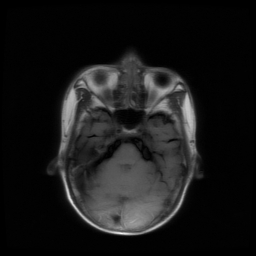
%> input picture digitalImage/size256256/IMG-0001-00001.jpg, 256 x 256 px
$ octave test.m   (GNU Octave 9; MATLAB toolbox functions it lacks are replaced by stand-ins)
%> lines starting %> are read from the running program, lines starting %| are printed output that depends on the picture; in (x1, y1, x2, y2) boxes, pixels count from 0 and x2, y2 are one past the last pixel; in counts of white or black regions, pixels touching at a corner belong together; the program's own positions count from 1
### src/chaoticsmap/ChaoticMap.m
function [sx, ax] = ChaoticMap(len)
    r = 3.95;
    x0 = 0.12; % init value from 0 to 1
    N = 5; % interations
    % number generation
    x = zeros(len,1,'double');
    x(1) = x0;
    for j = 2:len
        y = zeros(1,N,'double');
        y(1) = x(j-1);
        for i = 2:N
            y(i) = r*y(i-1)*(1-y(i-1));
        end
        x(j) = y(N);
    end
    [sx, ax] = sort(x);
end

### src/chaoticsmap/SplitBitPlane.m
function result = SplitBitPlane(pos,matrix)
% matrix: ma tran 8 bit can tach
% pos: vi tri bit can tach
% result: mang (1, 2^18)
   [H, W] = size(matrix);
   result = zeros(H,W);
   for i = 1:H
       for j = 1:W
           result(i,j) = bitand(matrix(i,j), 2^(pos-1));
           result(i,j) = bitshift(result(i,j), -pos+1);
       end
   end
   result = reshape(result', [1,H*W]);
   for i = 1:H*W
       if(result(i) > 1)
           disp('fail');
           disp(i);
           disp(result(i));
           break
       end
   end
end

### src/chaoticsmap/Add2BitPlane.m
function stegoChannel = Add2BitPlane(channel, plane1, plane2);
% Channel: R,G,B
% plane11: LSB
% plane2: 2nd bits
    [H, W] = size(channel);
    stegoChannel = channel;
    for i = 1:H
        for j = 1:W
            bitsAdd = bitshift(plane2(i,j),1) + plane1(i,j);
            stegoChannel(i,j) = bitand(channel(i,j),252)+ bitsAdd;
        end
    end
end

### src/AES256/capacity.m
function y = capacity(a)
    [r,c] = size(a);
    cap = 0;
    for x = 0:2:r-1
        for y = 0:2:c-1

            g = a(1+x:2+x,1+y:2+y);
            g = double(g);
            d0 = g(1,2)-g(1,1);
            d1 = g(2,1)-g(1,1);
            d2 = g(2,2)-g(1,1);
            lk = [0 8 16 32 64 128];
            uk = [7 15 31 63 127 255 ];
            d = [d0 d1 d2];
            d = abs(d);
            emb = zeros(1,3);
            for z = 1:3
                for i = 1:1:6
                    if (d(z) >= lk(i) && d(z) <= uk(i))
                        w = uk(i) - lk(i) + 1;
                        t = log2(w);
                        emb(z) = t;

                    end
                end
            end
            if((emb(1)>=5 && emb(2)>=4) || (emb(1)<5 && emb(3)>=6))
                d00 = g(1,2)-g(1,1);
                d01 = g(2,2)-g(2,1);
                d0 = [d00 d01];
                d0 = abs(d0);
                for z=1:2
                    for i=1:1:6
                        if (d(z)>=lk(i) && d(z)<=uk(i))
                            w = uk(i)-lk(i)+1;
                            t=log2(w);
                            cap=cap+t;
                        end
                    end
                end
            else
                cap=cap+emb(1)+emb(2)+emb(3);
            end
        end
    end
    cap = cap-32;  %subtract 32 bit length
    cap = floor(cap/8); %in bytes
    % [9 lines of commented-out code are left out]


end

### src/hidding_rgb_image/CaculateValues.m
function [capVal, mseVal, psnrVal, wPSNRval, histVal, ssimVal, ER] = CaculateValues(origin, stego, bitLength)
    addpath('../AES256');
    %Hiding capacity
    capVal = capacity(origin);
    %MSE
    mseVal = immse(origin, stego);
    %PSNR & wPSNR
    [psnrVal, wPSNRval] = psnrMetric(origin, stego, 4);
    % Histogram
    originHist = cat(2, origin);
    stegoHist = cat(2, stego);
    diff = abs(stegoHist - originHist);
    histVal = sum(sum(diff));
    % SSIM
    ssimVal = ssim(origin, stego);
    % Payload
    [H, W] = size(origin);
    ER = (bitLength/8*2)/(H*W);
end

### src/AES256/nvf.m
function [nvfVal,varargout] = nvf(x,statistic,varargin)

% [11 lines of commented-out code are left out]

%%%%%%%%%%%%%%%%%%%%%%%%%%%%%%%%%%%%%%%%%%%%%%%%%%%%%%%%%%%%%%%%%%%%%%%%
% Input:
%%%%%%%%%%%%%%%%%%%%%%%%%%%%%%%%%%%%%%%%%%%%%%%%%%%%%%%%%%%%%%%%%%%%%%%%
% x:
% nhood: Local window size for the calculation of the local mean and the
%        local variance.
% Th0: Th0 is contrast sensitivity (Th|range:50-1000) Th=150;
%%%%%%%%%%%%%%%%%%%%%%%%%%%%%%%%%%%%%%%%%%%%%%%%%%%%%%%%%%%%%%%%%%%%%%%%
% Output:
%%%%%%%%%%%%%%%%%%%%%%%%%%%%%%%%%%%%%%%%%%%%%%%%%%%%%%%%%%%%%%%%%%%%%%%%
% NVF:
%%%%%%%%%%%%%%%%%%%%%%%%%%%%%%%%%%%%%%%%%%%%%%%%%%%%%%%%%%%%%%%%%%%%%%%%

varargout=cell(1,2);

if nargin==2
    % Default value for Th0.
    Th0=150;
    % Default value for nhood.
    nhood=[3 3];
elseif nargin==3
    if length(varargin{1})>1
        nhood=varargin{1};
        Th0=150;
    else
        Th0=varargin{1};
        nhood=[3 3];
    end
elseif nargin==4
    nhood=varargin{1};
    Th0=varargin{2};
else
    errordgl('The number of parameters is not correct',...
             'Input arguments');
end

switch statistic
case 'nsG'

    % Local mean and local variance calculation.
    LocalMean=filter2(ones(nhood),x)/prod(nhood);
    LocalVar=filter2(ones(nhood),x.^2)/prod(nhood)-LocalMean.^2;

    % Contrast sensitivity.
    Th=Th0/max(LocalVar(:));

    % NVF calculation.
    nvfVal=1./(1+Th*LocalVar);

    % Normalization of NVF to be in the range of (0;1).
    %NVF=NVF/max(NVF(:));

case 'sgG'

end

if nargout>1
    varargout{1}=LocalMean;
    if nargout==3
        varargout{2}=LocalVar;
    end
end

### src/AES256/psnrMetric.m
function [PSNR,wPSNR]=psnrMetric(a,b,type)

%%%%%%%%%%%%%%%%%%%%%%%%%%%%%%%%%%%%%%%%%%%%%%%%%%%%%%%%%%%%%%%%%%%%%%%%
% Inputs:
%%%%%%%%%%%%%%%%%%%%%%%%%%%%%%%%%%%%%%%%%%%%%%%%%%%%%%%%%%%%%%%%%%%%%%%%
% [8 lines of commented-out code are left out]
%%%%%%%%%%%%%%%%%%%%%%%%%%%%%%%%%%%%%%%%%%%%%%%%%%%%%%%%%%%%%%%%%%%%%%%%
wPSNR=[];
if (a == b)
    out = inf;
else
    if size(a,3) == 3
        a=[a(:,:,1) a(:,:,2) a(:,:,3)];
        b=[b(:,:,1) b(:,:,2) b(:,:,3)];
    end
    if (type>=1 && type<=5)
        if (type==2 || type==4)
            statistics='nsG';
        else
            statistics='sgG';
        end
        NVF = nvf(a,statistics,150);
        NVF = NVF/max(NVF(:));
%         c = NVF.*(a-b).^2;
    end
    c =(double(a) - double(b)).^2;
    PSNR=10*log10(255^2*prod(size(a))/sum(c(:)));
    c = NVF.*c;
    wPSNR=10*log10(255^2*prod(size(a))/sum(c(:)));
end

### src/chaoticsmap/test.m
clear;
addpath('../../digitalImage/size256256');
filename = 'IMG-0001-00001.jpg';
rgbImage = imread(filename);
%> rgbImage is the input picture: size 256x256x3 uint8; min 0, max 249, mean 24.4
image = rgb2gray(rgbImage);
[H,W] = size(image);
%> H = 256; W = 256
len = H*W/2;
%> len = 32768
randomBits = uint8(randi([0 1],len,1));
[~,a] = ChaoticMap(H*W); % a: index embedding
bitPlane1 = SplitBitPlane(1, image);
%> after the loop in SplitBitPlane, `for i = 1:H`:
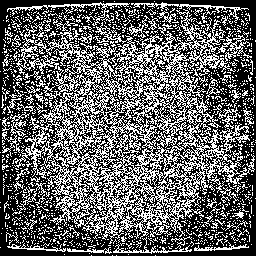
%> result: size 256x256 double; values 0 (black) and 1 (white), 39% white in thin lines or dots
bitPlane2 = SplitBitPlane(2, image);
%> after the loop in SplitBitPlane (call 2), `for i = 1:H`: result: size 256x256 double; values 0 (black) and 1 (white), 56.6% white; 1374 black regions (1318 under 20 px), largest, box (x1, y1, x2, y2) and area: (25, 10, 250, 244) 15906, (0, 0, 256, 256) 6168, (10, 112, 30, 153) 206
for i = 1:len/2
    bitPlane1(a(i)) = randomBits(2*i-1);
    bitPlane2(a(i)) = randomBits(2*i);
end
bitPlane1 = reshape(bitPlane1,[H,W]);bitPlane1 = bitPlane1';
%> after `bitPlane1 = reshape(bitPlane1,[H,W])`:
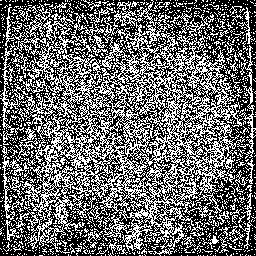
%> bitPlane1: size 256x256 double; values 0 (black) and 1 (white), 41.8% white in thin lines or dots
bitPlane2 = reshape(bitPlane2,[H,W]);bitPlane2 = bitPlane2';
%> after `bitPlane2 = reshape(bitPlane2,[H,W])`: bitPlane2: size 256x256 double; values 0 (black) and 1 (white), 54.9% white; black in thin lines or dots
%> after `bitPlane2 = bitPlane2'`:
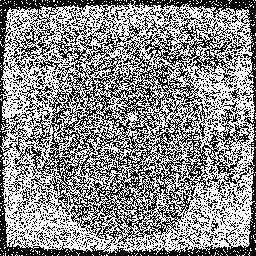
%> bitPlane2: size 256x256 double; values 0 (black) and 1 (white), 54.9% white; black in thin lines or dots
stegoImage = Add2BitPlane(image, bitPlane1, bitPlane2);
%> after the loop in Add2BitPlane, `for i = 1:H`: stegoChannel: size 256x256 uint8; min 0, max 249, mean 24.4; mean of the top-left, top-right, bottom-left and bottom-right quarters 20, 19.1, 28.6, 30
stegoname = 'stego.png';
imwrite(stegoImage,stegoname);
    addpath('../hidding_rgb_image');
    [capVal, mseVal, psnrVal, wPSNRval, histVal, ssimVal, ER] = CaculateValues(image, stegoImage, len);
%> after the loop in capacity, `for x = 0:2:r-1`: cap = 150056; d00 = -17; d01 = -5; emb = [3 3 3]; t = 3; w = 8
%> in capacity, `cap = cap-32;`: cap = 150024
%> in capacity, `cap = floor(cap/8);`: cap = 18753
%> in CaculateValues, `capVal = capacity(origin);`: capVal = 254
%> in CaculateValues, `mseVal = immse(origin, stego);`: mseVal = 0.53
%> in nvf, `Th0=varargin{1};`: Th0 = 150
%> in nvf, `LocalVar=filter2(ones(nhood),x.^2)/prod(nhood)-LocalMean.^2;`:
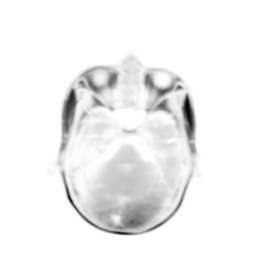
%> LocalVar: size 256x256 double; min -37079.8, max 31.62, mean -1972.6; drawn with min black and max white
%> in nvf, `Th=Th0/max(LocalVar(:));`: Th = 4.74
%> in nvf, `nvfVal=1./(1+Th*LocalVar);`:
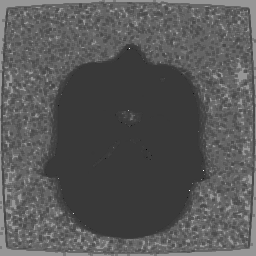
%> nvfVal: size 256x256 double; min -0.611, max 2.11, mean 0.321; drawn with min black and max white
%> in psnrMetric, `PSNR=10*log10(255^2*prod(size(a))/sum(c(:)));`: PSNR = 50.88
%> in psnrMetric, `c = NVF.*c;`:
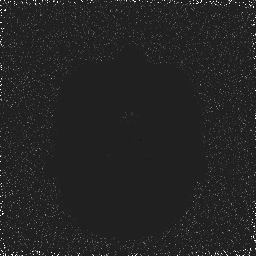
%> c: size 256x256 double; min -0.611, max 4.26, mean 0.0757; drawn with min black and max white
%> in psnrMetric, `wPSNR=10*log10(255^2*prod(size(a))/sum(c(:)));`: wPSNR = 59.34
%> in CaculateValues, `[psnrVal, wPSNRval] = psnrMetric(origin, stego, 4);`: psnrVal = 50.88; wPSNRval = 59.34
%> in CaculateValues, `diff = abs(stegoHist - originHist);`:
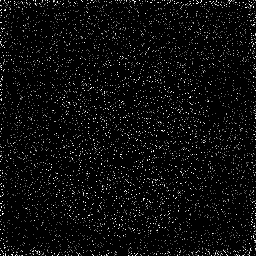
%> diff: size 256x256 uint8; min 0, max 3, mean 0.142; drawn with min black and max white
%> in CaculateValues, `histVal = sum(sum(diff));`: histVal = 9283
%> in CaculateValues, `ssimVal = ssim(origin, stego);`: ssimVal = 0.992
%> capVal = 254; mseVal = 0.53; psnrVal = 50.88; wPSNRval = 59.34; histVal = 9283; ssimVal = 0.992; ER = 0.125
